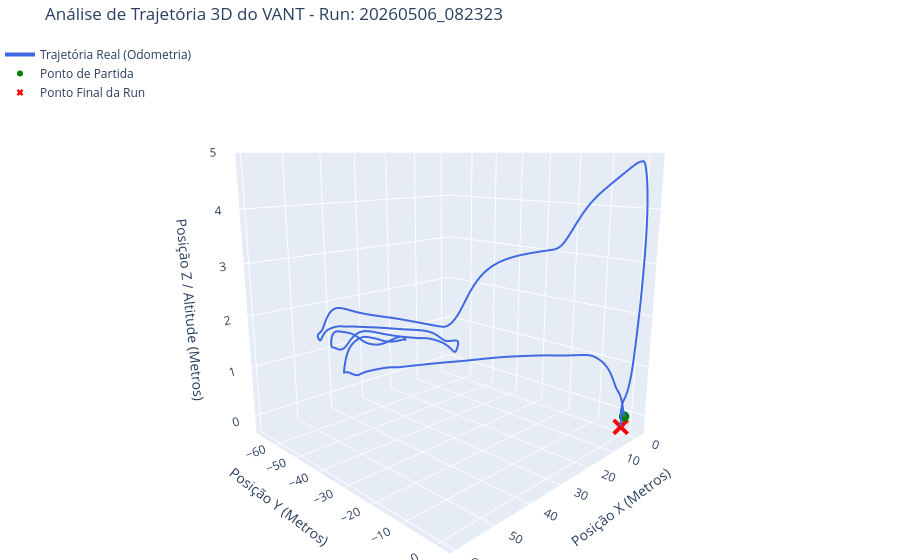
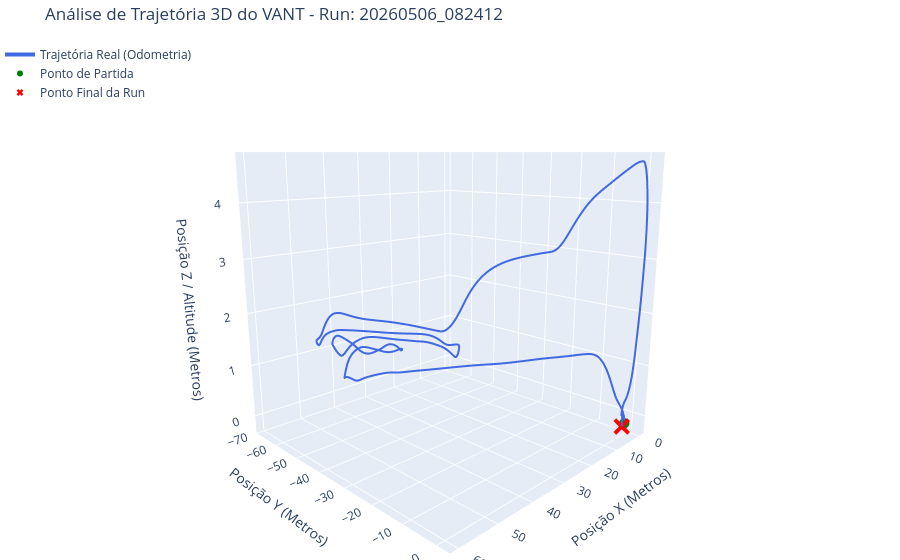

These figures' notebook cell, in order:
### Markdown cell above
#### Análise da trajetória

### Code cell
for caminho, df in zip(caminhos_ficheiros, lista_dfs):
    
    # Extraindo o timestamp do nome do arquivo
    nome_arquivo = os.path.basename(caminho) 
    timestamp = nome_arquivo.replace('voo_teste_', '').replace('.csv', '')
    
    fig_3d = go.Figure()

    # Adiciona a linha da Trajetória Real
    fig_3d.add_trace(go.Scatter3d(
        x=df['x'], y=df['y'], z=df['altitude'],
        mode='lines',
        line=dict(color='royalblue', width=4),
        name='Trajetória Real (Odometria)'
    ))

    # Adiciona o Ponto de Partida
    fig_3d.add_trace(go.Scatter3d(
        x=[df['x'].iloc[0]], y=[df['y'].iloc[0]], z=[df['altitude'].iloc[0]],
        mode='markers',
        marker=dict(color='green', size=6),
        name='Ponto de Partida'
    ))

    # Adiciona o Ponto Final
    fig_3d.add_trace(go.Scatter3d(
        x=[df['x'].iloc[-1]], y=[df['y'].iloc[-1]], z=[df['altitude'].iloc[-1]],
        mode='markers',
        marker=dict(color='red', size=6, symbol='x'),
        name='Ponto Final da Run'
    ))

    fig_3d.update_layout(
        title=f'Análise de Trajetória 3D do VANT - Run: {timestamp}',
        scene=dict(
            xaxis_title='Posição X (Metros)',
            yaxis_title='Posição Y (Metros)',
            zaxis_title='Posição Z / Altitude (Metros)',
            camera=dict(eye=dict(x=1.5, y=1.5, z=0.5)) 
        ),
        legend=dict(x=0, y=1),
        margin=dict(l=0, r=0, b=0, t=40) 
    )

    fig_3d.show()

### Figure 1 — Plotly figure (JSON) as saved in the notebook; plotly's stock layout.template omitted (floating-point values rounded to 4 significant figures; data arrays with more than 128 entries replaced by an {"elided": "..."} marker saying what was removed)
{"data": [{"line": {"color": "royalblue", "width": 4}, "mode": "lines", "name": "Trajetória Real (Odometria)", "type": "scatter3d", "x": {"elided": "4149 float values"}, "y": {"elided": "4149 float values"}, "z": {"elided": "4149 float values"}}, {"marker": {"color": "green", "size": 6}, "mode": "markers", "name": "Ponto de Partida", "type": "scatter3d", "x": [0.01061], "y": [-0.01853], "z": [-0.01293]}, {"marker": {"color": "red", "size": 6, "symbol": "x"}, "mode": "markers", "name": "Ponto Final da Run", "type": "scatter3d", "x": [0.8701], "y": [-0.2467], "z": [-0.2115]}], "layout": {"legend": {"x": 0, "y": 1}, "margin": {"b": 0, "l": 0, "r": 0, "t": 40}, "scene": {"camera": {"eye": {"x": 1.5, "y": 1.5, "z": 0.5}}, "xaxis": {"title": {"text": "Posição X (Metros)"}}, "yaxis": {"title": {"text": "Posição Y (Metros)"}}, "zaxis": {"title": {"text": "Posição Z / Altitude (Metros)"}}}, "title": {"text": "Análise de Trajetória 3D do VANT - Run: 20260506_082323"}}}

### Figure 2 — Plotly figure (JSON) as saved in the notebook; plotly's stock layout.template omitted (floating-point values rounded to 4 significant figures; data arrays with more than 128 entries replaced by an {"elided": "..."} marker saying what was removed)
{"data": [{"line": {"color": "royalblue", "width": 4}, "mode": "lines", "name": "Trajetória Real (Odometria)", "type": "scatter3d", "x": {"elided": "4097 float values"}, "y": {"elided": "4097 float values"}, "z": {"elided": "4097 float values"}}, {"marker": {"color": "green", "size": 6}, "mode": "markers", "name": "Ponto de Partida", "type": "scatter3d", "x": [1.207], "y": [-0.2198], "z": [-0.1487]}, {"marker": {"color": "red", "size": 6, "symbol": "x"}, "mode": "markers", "name": "Ponto Final da Run", "type": "scatter3d", "x": [1.873], "y": [-0.4635], "z": [-0.2023]}], "layout": {"legend": {"x": 0, "y": 1}, "margin": {"b": 0, "l": 0, "r": 0, "t": 40}, "scene": {"camera": {"eye": {"x": 1.5, "y": 1.5, "z": 0.5}}, "xaxis": {"title": {"text": "Posição X (Metros)"}}, "yaxis": {"title": {"text": "Posição Y (Metros)"}}, "zaxis": {"title": {"text": "Posição Z / Altitude (Metros)"}}}, "title": {"text": "Análise de Trajetória 3D do VANT - Run: 20260506_082412"}}}
